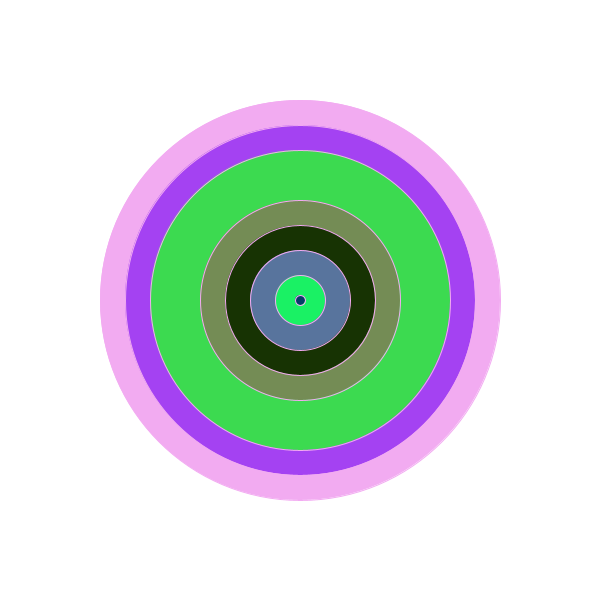
Frame 1 (no input)
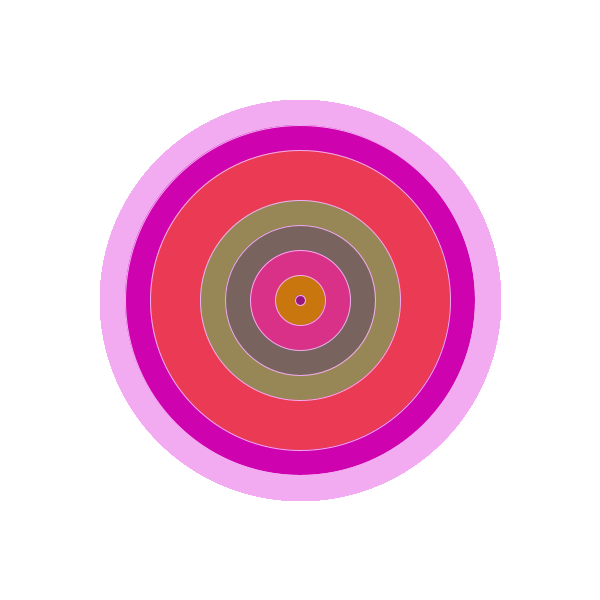
Frame 60 (the mouse pressed at the canvas centre just before this capture)
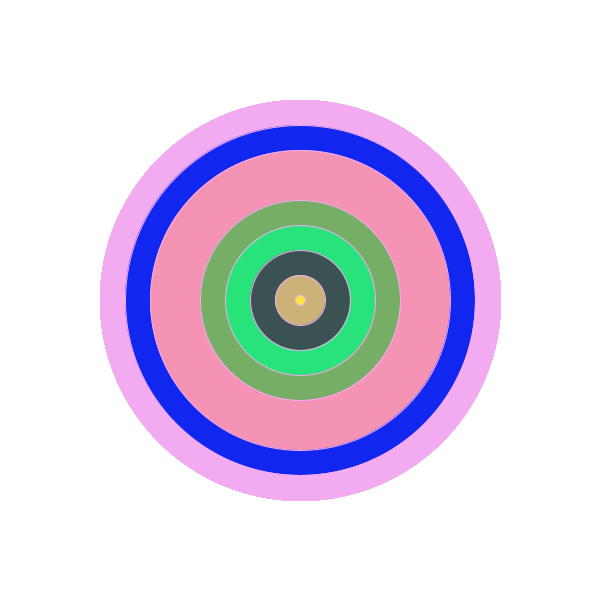
Frame 120 (the mouse held since frame 60 and released just before this capture)

The Processing sketch that drew these frames (run headless with seeded random() and noise(); from frame 60 on, the mouse is pressed at the canvas centre):

// Processing sketch: Exerc_cio_2
// ── Exerc_cio_2.pde
//Exercício 2

void setup()
{
  size(600,600);
  background(255);
  
 // Exercício 2- Desafio 
 
 /* fill(242,171,241);
  stroke(242,171,241);
  ellipse(300,300,400,400);
  
  fill(random(255),random(255),random(255));
  ellipse(300,300,350,350);
  
  
  fill(random(255),random(255),random(255));
  ellipse(300,300,300,300);
  
  
  fill(random(255),random(255),random(255));
  ellipse(300,300,200,200);
  
  
  fill(random(255),random(255),random(255));
  ellipse(300,300,150,150);
  
  
  fill(random(255),random(255),random(255));
  ellipse(300,300,100,100);
  
  
  fill(random(255),random(255),random(255));
  ellipse(300,300,50,50);
 
  
  fill(random(255),random(255),random(255));
  ellipse(300,300,10,10);
  */
  
 
}


/*void draw()
{
  fill(140,252,251);
  stroke(140,252,251);
  rect(100,100,400,400);
  
  fill(242,171,241);
  stroke(242,171,241);
  ellipse(300,300,400,400);
}
*/

void draw()
{
  
  fill(242,171,241);
  stroke(242,171,241);
  ellipse(300,300,400,400);
  
  fill(random(255),random(255),random(255));
  ellipse(300,300,350,350);
  
  
  fill(random(255),random(255),random(255));
  ellipse(300,300,300,300);
  
  
  fill(random(255),random(255),random(255));
  ellipse(300,300,200,200);
  
  
  fill(random(255),random(255),random(255));
  ellipse(300,300,150,150);
  
  
  fill(random(255),random(255),random(255));
  ellipse(300,300,100,100);
  
  
  fill(random(255),random(255),random(255));
  ellipse(300,300,50,50);
 
  
  fill(random(255),random(255),random(255));
  ellipse(300,300,10,10); 
}
